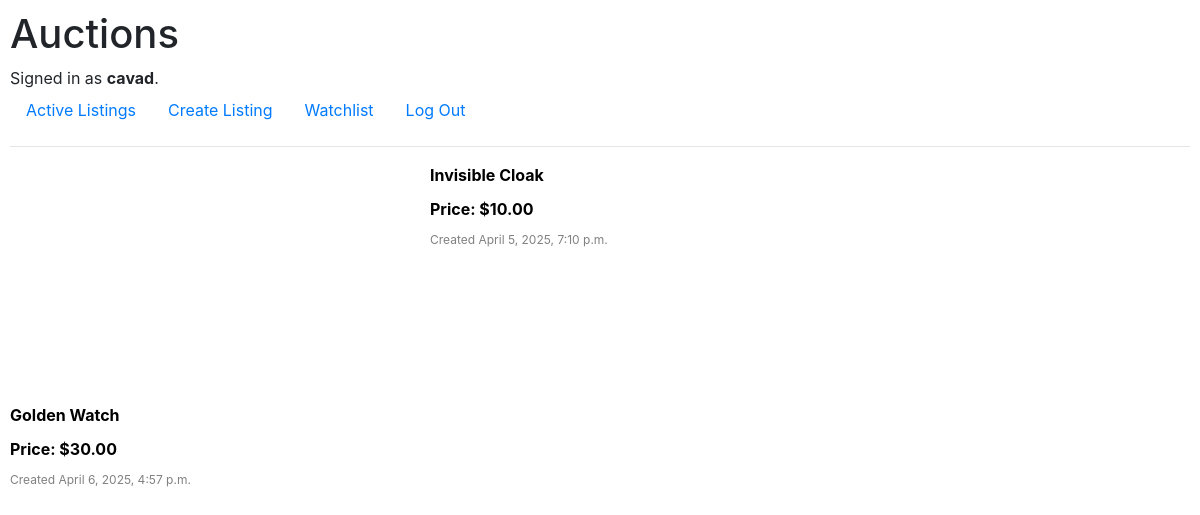
/watchlist/ (signed in), run on the app's committed database.
### auctions/models.py (models this page shows, shortened)
class User(AbstractUser):
    pass

class Listing(models.Model):
    title = models.CharField(max_length=100)
    description = models.TextField()
    starting_bid = models.DecimalField(max_digits=10, decimal_places=2)
    current_price = models.DecimalField(max_digits=10, decimal_places=2, blank=True, default=-1)
    image_url = models.URLField(blank=True, null=True)
    category = models.CharField(max_length=50, blank=True, null=True)
    created_at = models.DateTimeField(auto_now_add=True)
    is_active = models.BooleanField(default=True)
    owner = models.ForeignKey(User, on_delete=models.CASCADE, related_name="listings")
    winner = models.ForeignKey(User, on_delete=models.SET_NULL, null=True, blank=True, related_name="won_auctions")

### auctions/views.py (the view)
# urls.py: path("watchlist/", views.watch_list, name='watch_list'),
@login_required
def watch_list(request):
    user = User.objects.get(pk=request.user.id)
    watch_list = user.watchlist.all()
    listings = [Listing.objects.get(pk=listing.listing_id) for listing in watch_list]
    context = {"listings": listings}
    return render(request, "auctions/watch_list.html", context)

### auctions/templates/auctions/watch_list.html (shortened to what this page needs)
{% extends 'auctions/layout.html' %}
{% block body %}
    {% for listing in listings %}
        <div class="listing">
            <a class="listing" href="{% url 'open_listing' listing.id %}">
                {% if listing.image_url %}
                <span style="width:400px; height:200px;">
                </span>
                {% endif %}
                <div class="listing-info">
                    <div class="title">{{listing.title}}</div>
                    <div class="price">Price: ${{listing.current_price}}</div>
                    <div class="created-at">Created {{listing.created_at}}</div>
                </div>
            </a>
        </div>
    {% empty %}
        <div>No watching listing.</div>
    {% endfor %}
{% endblock %}

### auctions/templates/auctions/layout.html (shortened to what this page needs)
{% load static %}
<!DOCTYPE html>
<html lang="en">
    <head>
        <link rel="stylesheet" href="https://stackpath.bootstrapcdn.com/bootstrap/4.4.1/css/bootstrap.min.css">
        <link href="{% static 'auctions/style.css' %}" rel="stylesheet">
    </head>
    <body>
        <h1>Auctions</h1>
        <div>
            {% if request.user.is_authenticated %}
                Signed in as <strong>{{ user.username }}</strong>.
            {% else %}
                Not signed in.
            {% endif %}
        </div>
        <ul class="nav">
            <li class="nav-item">
                <a class="nav-link" href="{% url 'index' %}">Active Listings</a>
            </li>
            {% if user.is_authenticated %}
                <li class="nav-item">
                    <a class="nav-link" href="{% url 'create_listing' %}">Create Listing</a>
                </li>
                <li class="nav-item">
                    <a class="nav-link" href="{% url 'watch_list' %}">Watchlist</a>
                </li>
                <li class="nav-item">
                    <a class="nav-link" href="{% url 'logout' %}">Log Out</a>
                </li>
            {% endif %}
        </ul>
        <hr>
        {% block body %} {% endblock %}
    </body>
</html>

### auctions/static/auctions/style.css (style rules this page uses)
body { padding: 10px; }
.listing { color: black; display: flex; gap: 20px; margin-bottom: 20px; }
.listing-info { display: flex; flex-direction: column; }
.title { font-weight: bold; margin-bottom: 10px; }
.price { margin-bottom: 10px; font-weight: bold; }
.created-at { font-size: 12px; color: gray; }

### data on the page
User: username "cavad"
Listing: title "Invisible Cloak", current_price "10.00", created_at "April 5, 2025, 7:10 p.m."
Listing: title "Golden Watch", current_price "30.00", created_at "April 6, 2025, 4:57 p.m."
